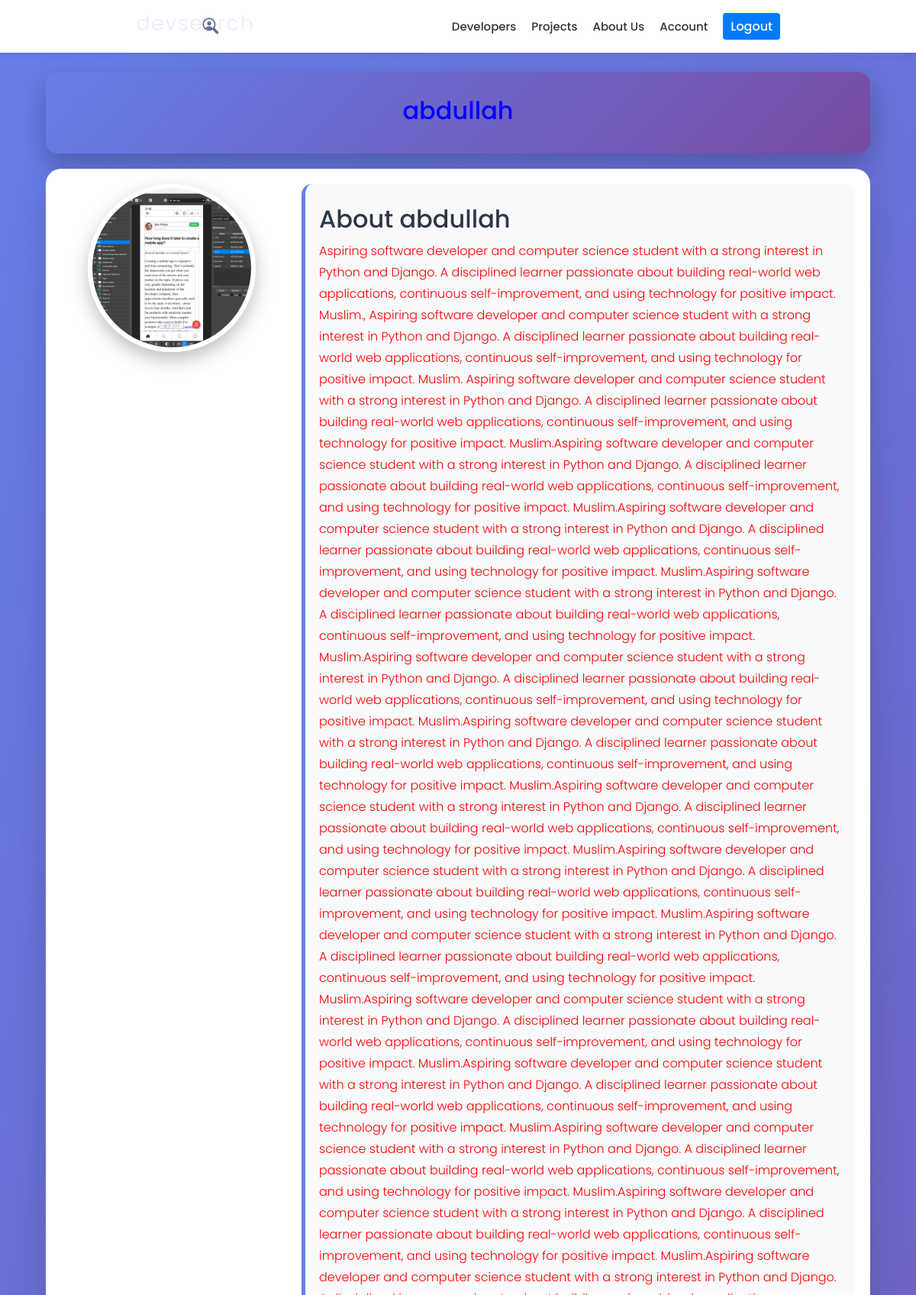
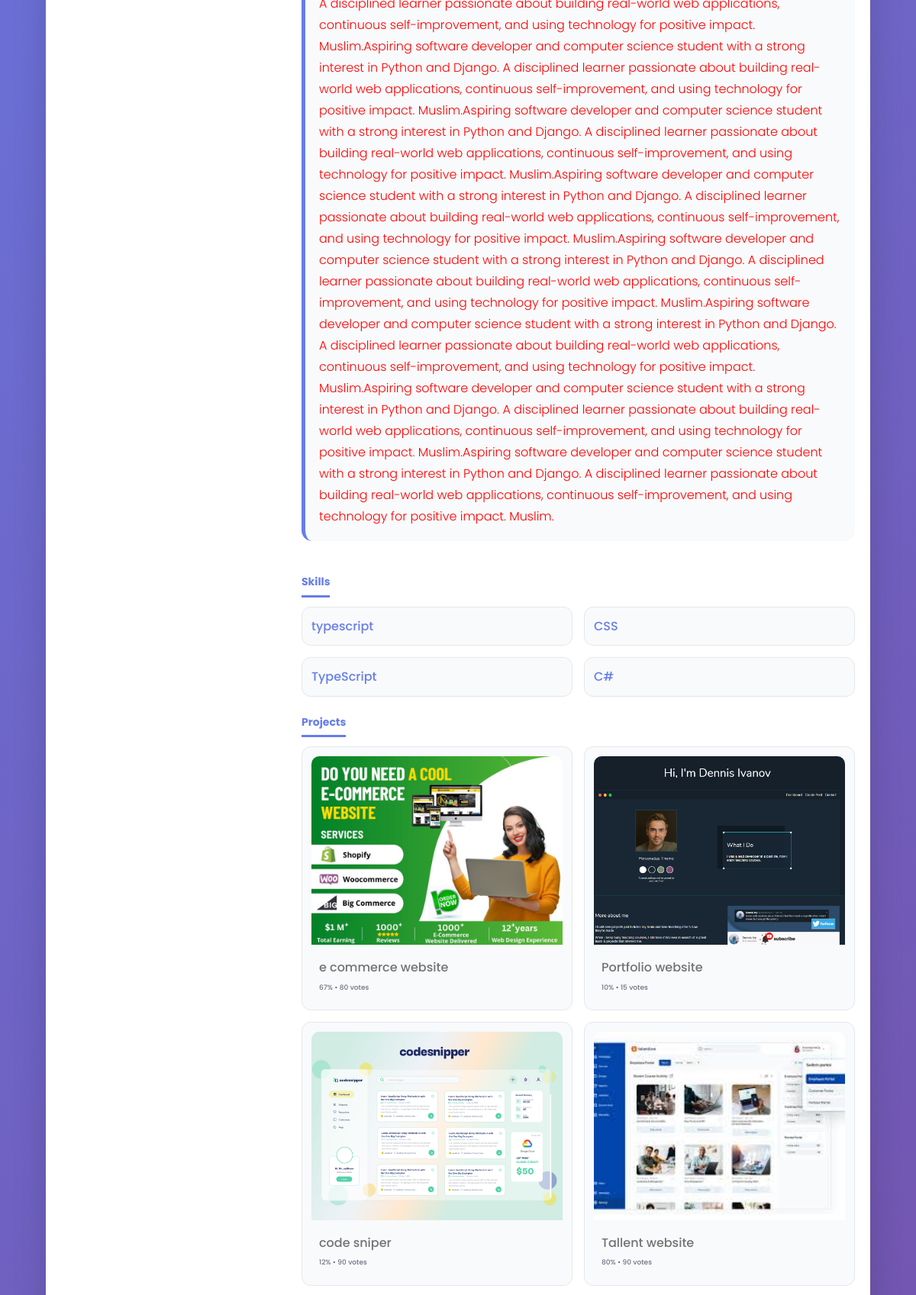
Screenshot of /users/profile/5c98d5b2-3bd2-4952-a353-23f7c5d10137/ (signed in, upper part) with the database file from the repository (2 pictures, top to bottom).
### users/models.py (models this page shows, shortened)
class Profile(models.Model):
    user = models.OneToOneField(User, on_delete=models.CASCADE, null=True, blank=True)
    name = models.CharField(max_length=200, blank=True, null=True)
    username = models.CharField(max_length=200, blank=True, null=True)
    email = models.EmailField(max_length=500, blank=True,null=True)
    location = models.CharField(max_length=200, blank=True, null=True)
    short_intro = models.CharField(max_length=500, blank=True,null=True)
    bio = models.TextField(blank=True, null=True)
    profile_image = models.ImageField(null=True, blank=True)
    social_github = models.CharField(max_length=200, blank=True, null=True)
    social_twitter = models.CharField(max_length=200, blank=True, null=True)
    social_linkedin = models.CharField(max_length=200, blank=True, null=True)
    social_website = models.CharField(max_length=200, blank=True, null=True)
    created = models.DateField(auto_now_add=True)
    id = models.UUIDField(default=uuid.uuid4, unique=True, primary_key=True,editable=False)

class Skill(models.Model):
    owner = models.ForeignKey(Profile, on_delete=models.CASCADE, null=True)
    name = models.CharField(max_length=200, blank=True, null=True)
    history = models.TextField(blank=True, null=True)
    created = models.DateField(auto_now_add=True)
    id = models.UUIDField(default=uuid.uuid4, unique=True, primary_key=True,editable=False)

### project/models.py (models this page shows, shortened)
class Project(models.Model):
    owner = models.ForeignKey(Profile, null= True, blank=True, on_delete=models.SET_NULL)
    title = models.CharField(max_length=200)
    description = models.TextField(null=True, blank=True)
    featured_image = models.ImageField(null=True, blank=True, upload_to='projects/', default='projects/default.jpg')
    demo_link = models.CharField(max_length=2000, null=True, blank=True)
    tags = models.ManyToManyField('Tag', blank=True)
    source_link = models.CharField(max_length=2000, null=True, blank=True)
    vote_total = models.IntegerField(default=0, null=True, blank=True)
    vote_ratio = models.IntegerField(default=0, null=True, blank=True)
    created = models.DateField(auto_now_add=True)
    id = models.UUIDField(default=uuid.uuid4, unique=True, primary_key=True, editable=False)

### users/views.py (the view)
# urls.py: path('profile/<str:pk>/', views.userProfile, name="user_profile"),
@login_required(login_url="login")
def userProfile(request, pk):
    profile = Profile.objects.get(id=pk)
    projects = Project.objects.filter(owner=profile)
    context = {'profile': profile, 'projects': projects}
    return render(request, 'users/user_profile.html', context)

### users/templates/users/user_profile.html (shortened to what this page needs)
{% extends "main.html" %}
{% load static %}
{% block content %}
<div class="profile-page">
  <div class="profile-header">
    <h1>{{ profile.name|default:profile.user.username|default:"Developer" }}</h1>
  </div>
  <div class="profile-main">
    <div class="profile-layout">
      <aside class="profile-sidebar">
        {% if profile.profile_image %}
          <img src="{{ profile.profile_image.url }}" class="profile-image" alt="{{ profile.name }}">
        {% else %}
          <div class="profile-image" style="background:var(--bg-gradient); display:flex; align-items:center; justify-content:center; color:white; font-size:5rem;">
            👤
          </div>
        {% endif %}
      </aside>
      <section>
        <div class="bio-section">
          <h3>About {{ profile.name|default:"me" }}</h3>
          {% if profile.bio %}
            {{ profile.bio|linebreaks }}
          {% else %}
            <p style="font-style:italic; color:#6b7280;">
              This developer hasn't shared their story yet...
            </p>
          {% endif %}
        </div>
        <h2 class="section-title">Skills</h2>
        {% if profile.skill_set.all %}
          <div class="skills-grid">
            {% for skill in profile.skill_set.all %}
            <div class="skill-card">
              <strong style="color:var(--primary);">{{ skill.name }}</strong>
            </div>
            {% endfor %}
          </div>
        {% else %}
          <p style="color:var(--text-muted);">No skills listed yet.</p>
        {% endif %}
        <h2 class="section-title">Projects</h2>
        {% if projects %}
          <div class="projects-grid">
            {% for project in projects %}
            <a href="{% url 'project' project.id %}" class="project-card" style="text-decoration:none; color:inherit;">
              {% if project.featured_image %}
                <img src="{{ project.featured_image.url }}" class="project-thumb" alt="{{ project.title }}">
              {% else %}
                <div class="project-thumb" style="background:var(--bg-gradient); color:white; display:flex; align-items:center; justify-content:center; font-size:3rem;">
                  📦
                </div>
              {% endif %}
              <div style="padding:1rem;">
                <strong>{{ project.title }}</strong>
                <div style="margin-top:0.6rem; color:var(--text-muted); font-size:0.9rem;">
                  {{ project.vote_ratio }}% • {{ project.vote_total }} votes
                </div>
              </div>
            </a>
            {% endfor %}
          </div>
        {% else %}
          <p style="color:var(--text-muted);">No projects added yet.</p>
        {% endif %}
      </section>
    </div>
  </div>
</div>
{% endblock content %}

### static/styles/main.css (style rules this page uses)
h1 { color: blue; }
p { color: red; }
body { background-color: lightgrey; }

### static/uikit/styles/modules/_variables.css (style rules this page uses)
:root { --color-main: #5aa5b9; --color-main-light: #e6faff; --color-sub: #3f4156; --color-sub-light: #51546e; --color-sub-lighter: #ededfd; --color-text: #737373; --color-gray: #8b8b8b; --color-light: #e5e7eb; --color-light-gray: #767676; --color-bg: #f8fafd; --color-white: #fffefd; --color-white-light: #f3f3f3; --color-success: #359e64; --color-success-bg: #def8e8; --color-error: #fc4b0b; --color-error-bg: #fff2ee; --font-base: 'Poppins', arial, helvetica, 'Segoe UI', roboto, ubuntu, sans-serif; --font-monospace: 'Fira Code', 'Courier New', courier, monospace; --font-regular: 300; --font-medium: 500; --font-bold: 700; --generic-shadow: 1px 1px 5px #00000010; --generic-transition: all 0.3s ease-in-out; }

### static/uikit/styles/modules/_base.css (style rules this page uses)
* { margin: 0; padding: 0; box-sizing: border-box; text-rendering: optimizeLegibility; color: inherit; font-size: inherit; }
html { font-size: 50%; }
@media only screen and (min-width: 480px) { html { font-size: 56.25%; } }
@media only screen and (min-width: 1200px) { html { font-size: 62.5%; } }
body { line-height: 1.6; font-weight: 400; font-size: 1.5rem; color: var(--color-text); background-color: var(--color-bg); min-height: 100vh; }

### static/uikit/styles/modules/_typography.css (style rules this page uses)
* { font-family: var(--font-base); }
h1 { font-size: 4.8rem; font-weight: var(--font-medium); }
h2 { font-size: 3.6rem; font-weight: var(--font-bold); }
h3 { font-size: 3.2rem; font-weight: var(--font-medium); }
p, span, strong { font-size: 1.6rem; color: var(--color-text); font-weight: var(--font-regular); }
strong { font-weight: var(--font-medium); }
a { padding-bottom: 2px; text-decoration: none; display: inline-block; color: var(--color-main); font-weight: var(--font-medium); }

### users/templates/users/user_profile.html (style rules this page uses)
:root { --primary: #667eea; --secondary: #764ba2; --bg-gradient: linear-gradient(135deg, #667eea, #764ba2); --card-bg: #ffffff; --text-main: #0f172a; --text-muted: #6b7280; --border: #e5e7eb; --light-bg: #f9fafb; }
body { background: var(--bg-gradient); min-height: 100vh; }
.profile-page { padding: 2.5rem 1rem; max-width: 1100px; margin: 0 auto; }
.profile-header { background: var(--bg-gradient); color: white; padding: 2.5rem 2rem; border-radius: 16px; margin-bottom: 2rem; text-align: center; box-shadow: 0 15px 35px rgba(0,0,0,0.25); }
.profile-header h1 { margin: 0 0 0.6rem; font-size: clamp(2.2rem, 5vw, 3.2rem); }
.profile-main { background: var(--card-bg); border-radius: 20px; padding: 2rem; box-shadow: 0 20px 45px rgba(0,0,0,0.15); }
.profile-layout { display: grid; grid-template-columns: 1fr 2.5fr; gap: 2.5rem; }
.profile-sidebar { text-align: center; }
.profile-image { width: 100%; max-width: 220px; aspect-ratio: 1/1; border-radius: 50%; object-fit: cover; border: 6px solid white; box-shadow: 0 10px 25px rgba(0,0,0,0.25); margin-bottom: 1.5rem; }
.bio-section { background: var(--light-bg); border-radius: 14px; padding: 1.8rem; margin-bottom: 2rem; border-left: 5px solid var(--primary); line-height: 1.75; font-size: 1.05rem; color: #2d3748; }
.section-title { font-size: 1.4rem; font-weight: 700; color: var(--primary); margin: 2.2rem 0 1.2rem; border-bottom: 3px solid var(--primary); padding-bottom: 0.6rem; display: inline-block; }
.skills-grid, .projects-grid { display: grid; grid-template-columns: repeat(auto-fill, minmax(240px, 1fr)); gap: 1.5rem; }
.skill-card, .project-card { background: var(--light-bg); border-radius: 12px; padding: 1.2rem; transition: all 0.25s ease; border: 1px solid #e5e7eb; }
.project-thumb { width: 100%; aspect-ratio: 4/3; object-fit: cover; border-radius: 10px 10px 0 0; }

### rows the page displays
Profile: name "abdullah", profile_image (picture), bio "Aspiring software developer and computer science student with a strong interest in Python and Django. A disciplined learner passionate about building real-world web applications, continuous self-improvement, and using technology for positive impact. Muslim., Aspiring software developer and computer science student with a strong interest in Python and Django. A disciplined learner passionate about building real-world web applications, continuous self-improvement, and using technology for positive impact. Muslim. Aspiring software developer and computer science student with a strong interest in Python and Django. A disciplined learner passionate about building real-world web applications,…"
Skill: name "typescript"
Skill: name "CSS"
Skill: name "TypeScript"
Skill: name "C#"
Project: featured_image (picture), title "e commerce website", vote_ratio "67", vote_total "80"
Project: featured_image (picture), title "Portfolio website", vote_ratio "10", vote_total "15"
Project: featured_image (picture), title "code sniper", vote_ratio "12", vote_total "90"
Project: featured_image (picture), title "Tallent website", vote_ratio "80", vote_total "90"
